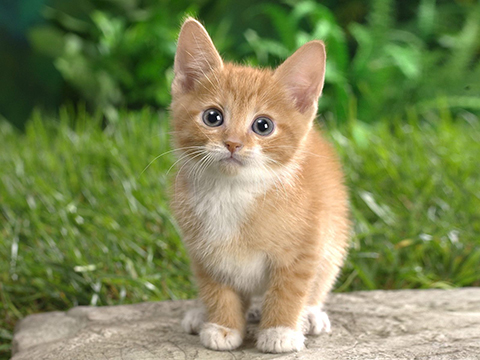
#> input picture images/image1.jpg, 480 x 360 px
$ python fundamental.py   (Python 2 division)   (older library calls are emulated)
#> lines starting #> are read from the running program, lines starting #| are printed output that depends on the picture; after the words box and inside, x2 and y2 are one past the last pixel; in counts of white or black regions, pixels touching at a corner belong together
#encoding: utf-8

from skimage import feature
from skimage import io
from skimage import color

import pickle
import numpy as np

image = io.imread('images/image1.jpg')
#> image is the input picture: shape (360, 480, 3); mean R, G, B 125.8, 136, 85.7

print('1: %s' % (type(image)))
#| 1: <class 'numpy.ndarray'>
print('2: %s' % (image.shape,))
#| 2: (360, 480, 3)
print('3: %s' % (image[300,400],))
#| 3: [228 215 198]

# rgb = [0, 0, 250]
image[180, 240, 0:3] = [0, 0, 250]
#> image: shape (360, 480, 3); under 0.01% of pixels changed, all inside (x1, y1, x2, y2) = (240, 180, 241, 181)
image[20:140, 20:200, 0:3] = [0, 0, 0]
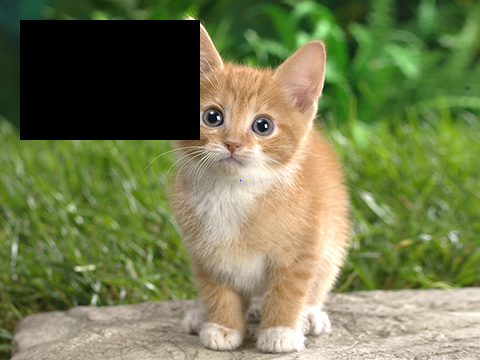
#> image: shape (360, 480, 3); mean R, G, B 116.4, 123.6, 79.9
image[200:300, 50:430, 0:3] -= 30
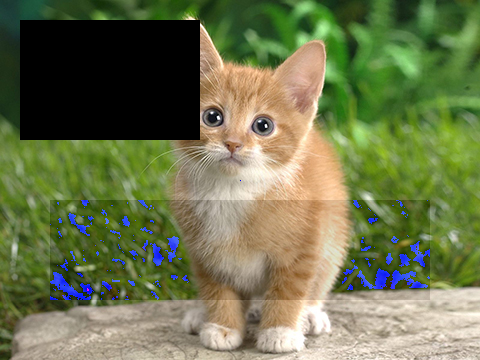
#> image: shape (360, 480, 3); mean R, G, B 109.8, 117, 77.6


# lbp features
LBP_POINTS = 24
LBP_RADIUS = 3
gray = color.rgb2gray(image)
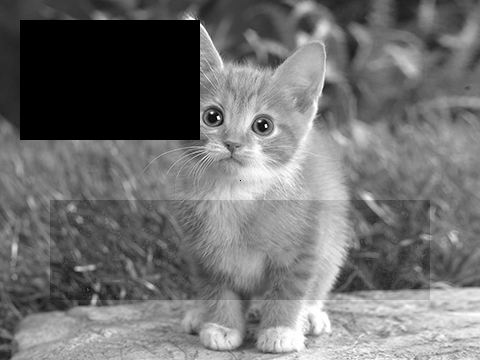
#> gray: shape (360, 480) float64; min 0, max 1, mean 0.442
feature.local_binary_pattern(gray, LBP_POINTS, LBP_RADIUS, 'uniform')


# セルごとのLBP特徴計算
def get_histogram(image, cell_size, lbp_points, lbp_radius):
#> called with cell_size = 4, lbp_points = 24, lbp_radius = 3
    lbp = feature.local_binary_pattern(gray, lbp_points, lbp_radius, 'uniform')
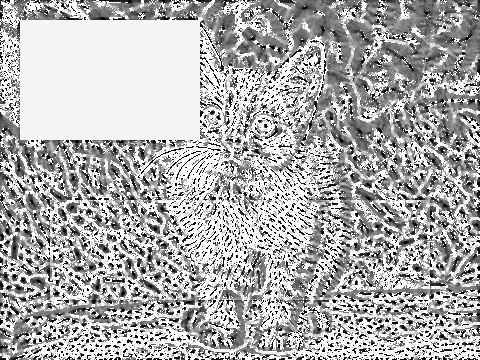
#> lbp: shape (360, 480) float64; min 0, max 25, mean 17.1; drawn with min black and max white
    bins = lbp_points + 2
    histogram = np.zeros(shape=(image.shape[0]/cell_size, image.shape[1]/cell_size, bins), dtype=np.int)

    for y in range(0, image.shape[0] - cell_size, cell_size):
        for x in range(0, image.shape[1] - cell_size, cell_size):
            for dy in range(cell_size):
                for dx in range(cell_size):
                    histogram[y/cell_size, x/cell_size, int(lbp[y + dy, x + dx])] += 1
    return histogram

histogram = get_histogram(gray, 4, LBP_POINTS, LBP_RADIUS)
feature_vec = histogram.reshape(-1)

print histogram.shape
#| (90, 120, 26)
print histogram
#> (printed output is left out)
print feature_vec
#> (printed output is left out)


# directory から取り出して特徴量を計算
# [19 lines left out: functions get_features, get_pos_and_neg, not called in this run]


# train svm model
import sklearn.svm
# [30 lines left out: functions train, eval, nms, not called in this run]

# scoreでソート
#> (the run stopped early here; a loop or call above may not have finished)
